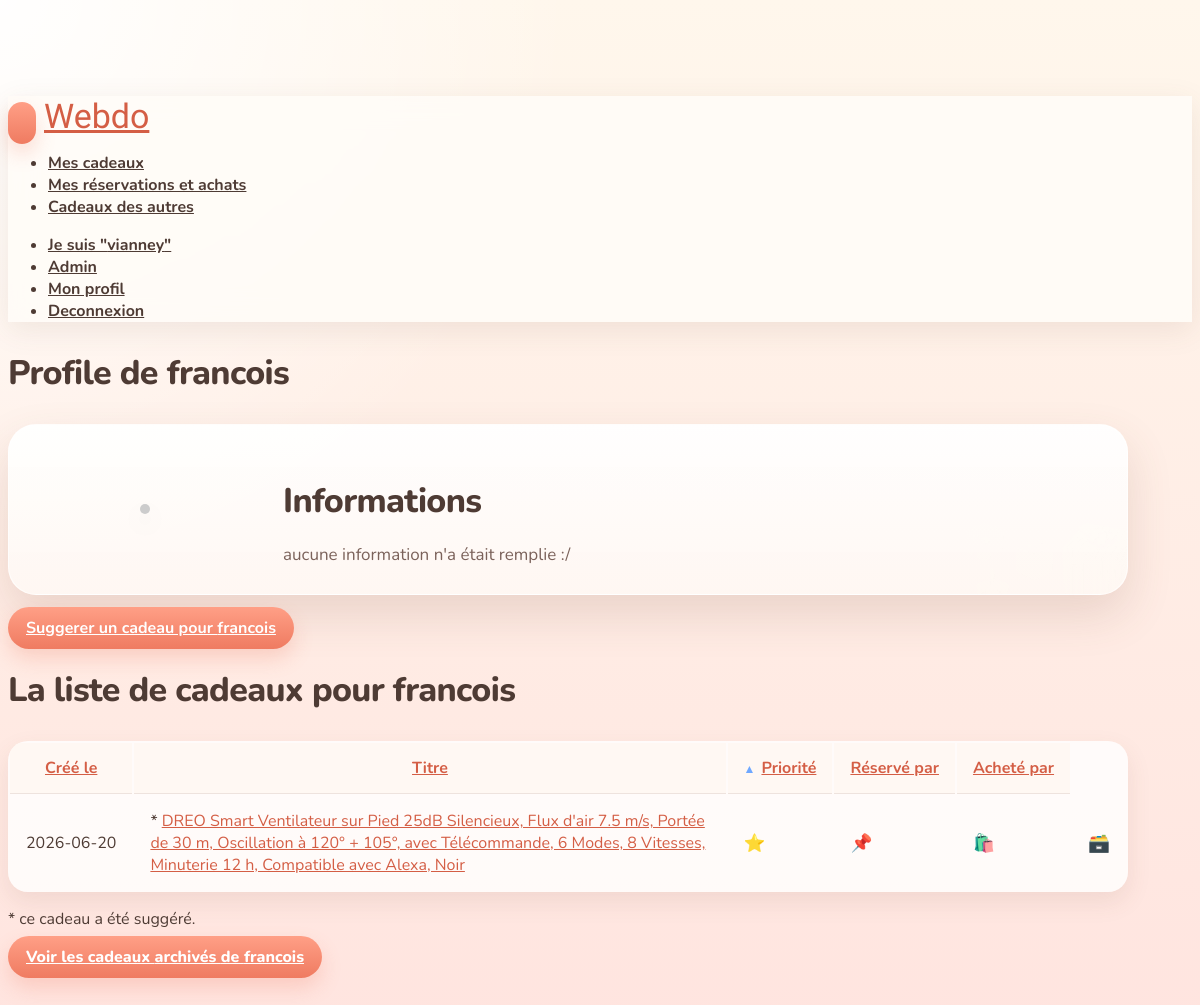
The app's page /les_kdos.php?pour=2 (signed in), older data.
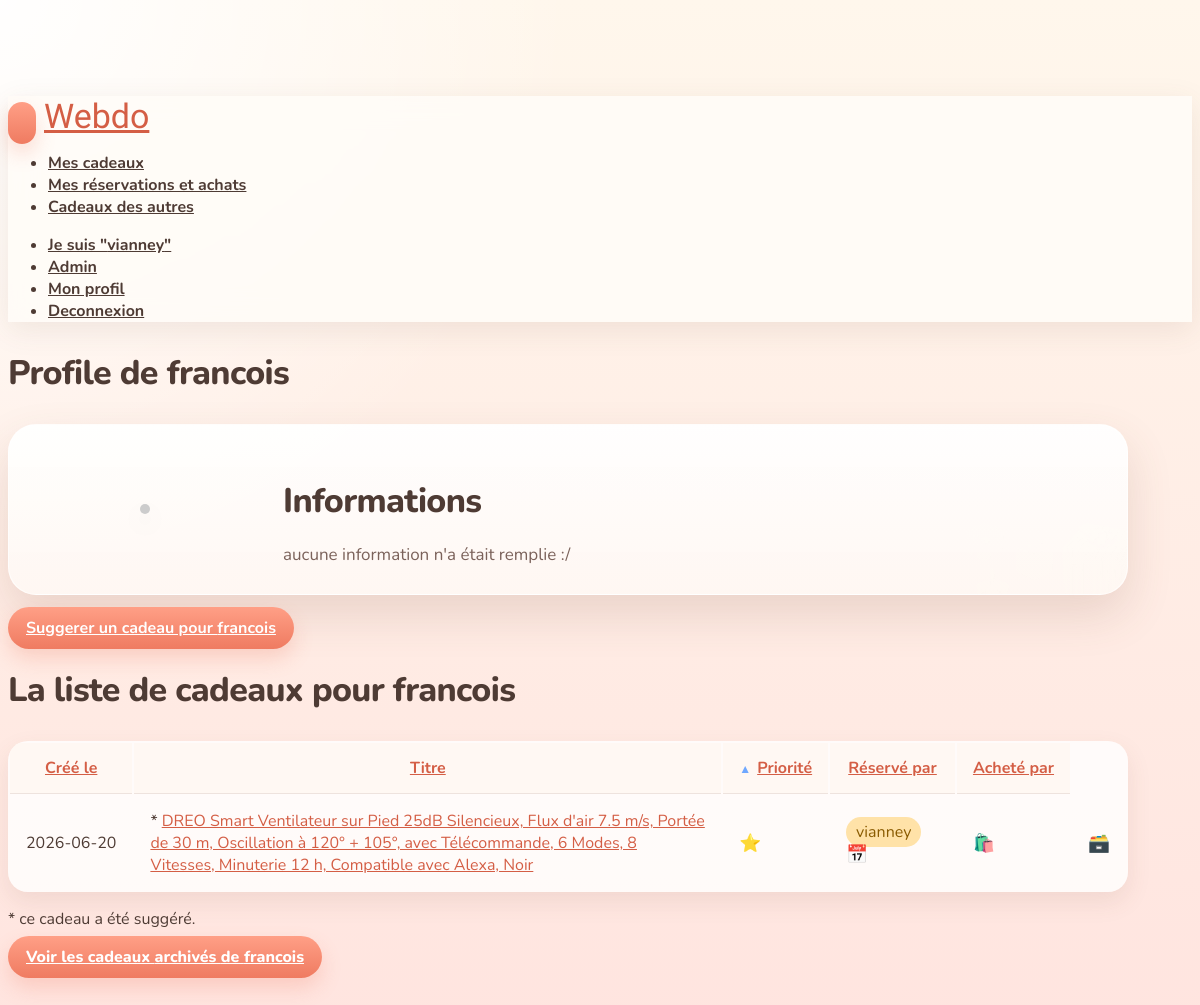
The same page, newer data.
### tables this page shows
CREATE TABLE membre (
  id INTEGER PRIMARY KEY AUTOINCREMENT,
  motPasse TEXT NOT NULL DEFAULT '',
  prenom TEXT DEFAULT NULL,
  anniversaire TEXT DEFAULT NULL,
  presentation TEXT,
  email TEXT DEFAULT NULL,
  photo TEXT DEFAULT NULL,
  aime TEXT NOT NULL DEFAULT '',
  aimepas TEXT NOT NULL DEFAULT ''
, admin INTEGER NOT NULL DEFAULT 0);

CREATE TABLE kdo (
  id INTEGER PRIMARY KEY AUTOINCREMENT,
  pour INTEGER NOT NULL DEFAULT 0,
  titre TEXT NOT NULL DEFAULT '',
  description TEXT,
  url TEXT DEFAULT NULL,
  image TEXT DEFAULT NULL,
  creeLe TEXT NOT NULL DEFAULT '',
  creePar INTEGER NOT NULL DEFAULT 0,
  reserveLe TEXT DEFAULT NULL,
  reservePar INTEGER DEFAULT NULL,
  acheteLe TEXT DEFAULT NULL,
  achetePar INTEGER DEFAULT NULL,
  partage INTEGER NOT NULL DEFAULT 0,
  supprime INTEGER NOT NULL DEFAULT 0,
  priorite INTEGER NOT NULL DEFAULT 3
);

### src/i_sql.php (called while the page is built, shortened)
<?
require_once(__DIR__.'/i_config.php');
function sql_bootstrap_schema() {
	return <<<SQL
CREATE TABLE IF NOT EXISTS commentaire (
  id INTEGER PRIMARY KEY AUTOINCREMENT,
  idKdo INTEGER NOT NULL DEFAULT 0,
  commentaire TEXT NOT NULL,
  creeLe TEXT NOT NULL DEFAULT '',
  creePar INTEGER NOT NULL DEFAULT 0,
  visible INTEGER NOT NULL DEFAULT 0,
  supprime INTEGER NOT NULL DEFAULT 0
);
CREATE TABLE IF NOT EXISTS evenement (
  id INTEGER PRIMARY KEY AUTOINCREMENT,
  date TEXT NOT NULL DEFAULT '',
  titre TEXT NOT NULL DEFAULT '',
  description TEXT,
  groupe INTEGER NOT NULL DEFAULT 0,
  supprime INTEGER NOT NULL DEFAULT 0
);
CREATE TABLE IF NOT EXISTS groupe (
  id INTEGER NOT NULL,
  idMembre INTEGER NOT NULL DEFAULT 0,
  nom TEXT DEFAULT NULL,
  PRIMARY KEY (id, idMembre)
);
CREATE TABLE IF NOT EXISTS kdo (
  id INTEGER PRIMARY KEY AUTOINCREMENT,
  pour INTEGER NOT NULL DEFAULT 0,
  titre TEXT NOT NULL DEFAULT '',
  description TEXT,
  url TEXT DEFAULT NULL,
  image TEXT DEFAULT NULL,
  creeLe TEXT NOT NULL DEFAULT '',
  creePar INTEGER NOT NULL DEFAULT 0,
  reserveLe TEXT DEFAULT NULL,
  reservePar INTEGER DEFAULT NULL,
  acheteLe TEXT DEFAULT NULL,
  achetePar INTEGER DEFAULT NULL,
  partage INTEGER NOT NULL DEFAULT 0,
  supprime INTEGER NOT NULL DEFAULT 0,
  priorite INTEGER NOT NULL DEFAULT 3
);
CREATE TABLE IF NOT EXISTS membre (
  id INTEGER PRIMARY KEY AUTOINCREMENT,
  motPasse TEXT NOT NULL DEFAULT '',
  prenom TEXT DEFAULT NULL,
  anniversaire TEXT DEFAULT NULL,
  presentation TEXT,
  email TEXT DEFAULT NULL,
  photo TEXT DEFAULT NULL,
  aime TEXT NOT NULL DEFAULT '',
  aimepas TEXT NOT NULL DEFAULT ''
);
CREATE TABLE IF NOT EXISTS partage (
  idKdo INTEGER DEFAULT 0,
  partagePar INTEGER NOT NULL DEFAULT 0,
  combien TEXT DEFAULT NULL,
  supprime INTEGER DEFAULT 0
);
SQL;
}
function sql_get_connection() {
	static $pdo = null;
	if ($pdo !== null) {
		return $pdo;
	}
	global $dbpath;
	try {
		$pdo = new PDO('sqlite:'.$dbpath);
		$pdo->setAttribute(PDO::ATTR_ERRMODE, PDO::ERRMODE_EXCEPTION);
		$pdo->setAttribute(PDO::ATTR_DEFAULT_FETCH_MODE, PDO::FETCH_ASSOC);
		$pdo->exec('PRAGMA foreign_keys = ON');
		$pdo->exec(sql_bootstrap_schema());
	} catch (PDOException $e) {
		die("La connexion a échoué ! ".$e->getMessage());
	}
	return $pdo;
}
function sql_normalize_query($requete) {
	$patterns = array(
		'/SUBDATE\(NOW\(\), "([0-9]+) days"\)/i' => "datetime('now', '-$1 days')",
		'/SUBDATE\(NOW\(\), \'([0-9]+) days\'\)/i' => "datetime('now', '-$1 days')",
	);
	$requete = preg_replace(array_keys($patterns), array_values($patterns), $requete);
	$requete = str_replace("\\'", "''", $requete);
	$requete = str_replace('\\"', '""', $requete);
	return $requete;
}
function sql_select($requete, &$nblignes) {
	$pdo = sql_get_connection();
	$requete = sql_normalize_query($requete);
	try {
		$statement = $pdo->query($requete);
		$res = $statement->fetchAll();
		return $res;
	} catch (PDOException $e) {
		die("La requete sur la base a échoué : ".$requete." (".$e->getMessage().")");
	}
}
function prenom_simple($id) {
	$res = sql_select("select prenom from membre where id=$id", $nb);
	return $res[0]['prenom'];
}
function prenom($id) {
	$pr = prenom_simple($id);
		return $pr;
}
function photo($id) {
	$res = sql_select("select photo from membre where id=$id", $nb);
	return $res[0]['photo'];
}
?>

### src/les_kdos.php (the view, shortened to what this page needs)
<?php
require_once(__DIR__.'/i_divers.php');
require_once(__DIR__.'/i_gifts.php');
$arch = get_param('arch') == '1';
$pour = get_param('pour');
$order = get_param('order');
if($order=='') $order = 'priorite';
$way = get_param('way');
if($way =='') $way = 'asc';
$mine = $pour == $_SESSION['idUtilisateur'];
$prenom = $pour ? prenom($pour) : '';
$requete = "select id, image, creeLe, titre, pour, priorite, creePar, reservePar, reserveLe, achetePar, acheteLe, partage from kdo where ";
if ($pour) {
	$requete .= "pour=$pour";
}
if($arch) {
	$requete .= ' and supprime=2';
	$requete .= ' order by pour, achetePar, priorite';
} else {
	$requete .= ' and supprime=0';
	switch($order)
	{
	default:
	case 'priorite':
		if($mine) $requete .= ' order by priorite '.$way.',creeLe';
		else $requete .= ' order by pour,achetePar,reservePar,priorite';
		break;
	}
}
$res = sql_select($requete, $nbRep);
aff_header();
if($mine)
{
	echo "<h2>Votre profile</h2>";
	if($arch) $title = 'Ma liste de cadeaux archivé';
	else $title = 'Ma liste de cadeaux';
}
else
{
	if($arch) $title = 'La liste de cadeaux archivé pour ';
	else $title = 'La liste de cadeaux pour ';
	if($pour)
	{
		echo "<h2>Profile de $prenom</h2>";
	}
	else $prenom = 'tout le monde';
	$title .= $prenom;
}
if($pour)
{
	echo '<div class="box violet profile-summary">';
	echo '<div class="profile-summary-media">';
	$photo = photo($pour);
	echo '<img class="tbp" src="'.user_avatar_url($photo, $prenom).'" alt="'.h($prenom).'" />';
	echo '</div>';
	echo '<div class="profile-summary-copy">';
	$res2 = sql_select('select aime, aimepas, presentation from membre where id ='.$pour, $nbRep);
	echo '<h2>Informations</h2>';
	echo '<p>';
	if($res2[0]['presentation'] != '')
	{
		echo embellir($res2[0]['presentation']);
	} else {
		echo "aucune information n'a était remplie :/";
		}
	echo '</p>';
	echo '</div>';
	echo '</div>';
	if(!$arch)
	{
		echo '<p><a class="btn btn-primary" href="nouveau_kdo.php?pour='.$pour.'"><b>';
		if($mine) echo 'Ajouter un cadeau';
		else echo 'Suggerer un cadeau pour '.$prenom;
		echo '</b></a></p>';
	}
}
$display = array();
$display[] = $arch?'supprime':'archive';
$display[] = 'creeLe';
$display[] = 'titre';
$display[] = (!$pour)?'pour':'';
$display[] = 'priorite';
if(!$mine || $arch)
{
	$display[] = 'reservePar';
	$display[] = 'achetePar';
}
$url = 'les_kdos.php?';
if($pour) $url .= 'pour='.$pour;
display_gifts($title, $res, $display, $order, $way, $url);
echo '<p><a class="btn" href="les_kdos.php?';
if($pour) echo '&pour='.$pour;
if(!$arch) echo '&arch=1';
echo '">';
if($mine) echo 'Voir mes cadeaux';
else echo 'Voir les cadeaux';
if(!$arch) echo ' archivés';
if(!$mine) echo ' de '.$prenom;
echo '</a></p>';
aff_footer();
?>

### src/i_divers.php (shortened to what this page needs)
<?
require_once(__DIR__.'/i_sql.php');
function aff_header() {
?>
<!DOCTYPE html PUBLIC "-//W3C//DTD XHTML 1.1//EN" "http://www.w3.org/TR/xhtml11/DTD/xhtml11.dtd">
<html xmlns="http://www.w3.org/1999/xhtml" xml:lang="fr">
<head>
		<link href="//netdna.bootstrapcdn.com/twitter-bootstrap/2.3.1/css/bootstrap-combined.min.css" rel="stylesheet">
		<link href="//netdna.bootstrapcdn.com/twitter-bootstrap/2.3.1/css/bootstrap-responsive.min.css" rel="stylesheet">
</head>
<body>
<? if(isset($_SESSION['idUtilisateur'])) { ?>
    <div class="navbar navbar-fixed-top">
      <div class="navbar-inner">
        <div class="container">
          <a class="btn btn-navbar" data-toggle="collapse" data-target=".nav-collapse">
          </a>
          <a class="brand" href="home.php">Webdo</a>
          <div class="nav-collapse">
            <ul class="nav">
			<li><a href="les_kdos.php?pour=<?= $_SESSION['idUtilisateur']; ?>">Mes cadeaux</a></li>
			<li><a href="resa.php">Mes réservations et achats</a></li>
			<li><a href="kdos.php">Cadeaux des autres</a></li>
            </ul>
            <ul class="nav pull-right">
			<li><a href="">Je suis "<?= prenom_simple($_SESSION['idUtilisateur']) ?>"</a></li>
			<? if(est_admin()) { ?><li><a href="admin.php">Admin</a></li><? } ?>
			<li><a href="profil.php">Mon profil</a></li>
			<li><a href="logout.php">Deconnexion</a></li>
            </ul>
          </div>
        </div>
      </div>
    </div>
<? } ?>
<div class="container app-shell">
<?
}
function aff_footer() {
?>
<?php
	echo "</body>\n";
	echo "</html>\n";
}
function est_admin() {
	$res = sql_select("select admin from membre where id=".$_SESSION['idUtilisateur'], $nbRep);
	return $nbRep == 1 && intval($res[0]['admin']) == 1;
}
function aff_priorite($edit, $prio) {
	$prio_text = array('Doit avoir', 'Adorerais avoir', 'Aimerais avoir', 'J\'y pense', 'Suggestion');
	if($edit) {
		echo '<select class="priority-select" name="priorite">';
		$i=1;
		foreach($prio_text as $val) {
			echo "<option value=\"$i\"";
			if($prio == $i) echo ' selected="selected"';
			echo ">".(6-$i)." étoiles - $val";
			$i++;
		}
		echo '</select>';
		echo "<br/><br/>";
	} else {
		echo '<span class="prio">';
		for($i=0; $i<6-intval($prio); $i++) echo '<span class="emoji-icon" rel="tooltip" title="'.$prio_text[intval($prio)-1].'" aria-hidden="true">⭐</span>';
		echo '</span>';
	}
}
function get_param($key) {
	if(isset($_GET[$key])) $value = $_GET[$key];
	else if(isset($_POST[$key])) $value = $_POST[$key];
	else $value = '';
	return addslashes($value);
}
function h($value) {
	return htmlspecialchars((string)$value, ENT_QUOTES, 'UTF-8');
}
function default_avatar_url($seed) {
	$seed = trim((string)$seed);
	return 'https://api.dicebear.com/10.x/lorelei/svg?seed='.rawurlencode($seed);
}
function has_photo_file($filename) {
	$filename = basename((string)$filename);
	if($filename === '') return false;
	return is_file(photo_storage_dir().'/'.$filename);
}
function user_avatar_url($photo, $seed) {
	return default_avatar_url($seed);
}
?>

### src/i_gifts.php (shortened to what this page needs)
<?php
function display_gifts($title, $gifts, $display, $order='', $way='', $url='')
{
	echo "<h2>$title</h2>";
	$row_name = array(
		'creeLe' => 'Créé le',
		'titre' => 'Titre',
		'pour' => 'Pour',
		'priorite' => 'Priorité',
		'reservePar' => 'Réservé par',
		'achetePar' => 'Acheté par',
	);
	echo '<table class="table table-striped">';
	echo '<tr>';
	foreach($display as $row)
		if(isset($row_name[$row]))
		{
			echo '<th>';
			if($url != '') {
				echo '<a href="'.$url;
				echo '&order='.$row;
				if($row == $order && $way == 'asc') echo '&way=desc';
				else echo '&way=asc';
				echo '">';
				if($row == $order) echo '<span class="sort-indicator" aria-hidden="true">'.($way == 'asc' ? '▲' : '▼').'</span>';
			}
			echo $row_name[$row];
			if($url != '') echo '</a>';
			echo '</th>';
		}
	echo '</tr>';
	$sugg = false;
	foreach ($gifts as $gift)
	{
		$gid = $gift['id'];
		echo '<tr>';
		foreach($display as $row)
		{
			if(isset($row_name[$row]))
			{
				$value = $gift[$row];
				echo $row == 'creeLe' ? '<td class="nw">' : '<td>';
				if($row == 'titre')
				{
					if (isset($gift['creePar']) && isset($gift['pour']) && $gift['creePar'] != $gift['pour']) { echo "* "; $sugg = true; }
					$value = preg_replace('/\[(.+)\](.+)/i', '<span class="label">$1</span> $2', $value);
					echo '<a href="kdo.php?id='.$gid.'" rel="popover" data-content="<img src=\''.$gift['image'].'\'/>">'.$value.'</a>';
				}
				else if($row == 'reservePar' && $value == '')
				{
					echo '<a href="r_reserve.php?idKdo='.$gid.'" rel="tooltip" title="Je réserve"><span class="emoji-icon" aria-hidden="true">📌</span></a>';
				}
				else if($row == 'achetePar' && $value == '')
				{
					echo '<a href="r_achete.php?idKdo='.$gid.'" rel="tooltip" title="J\'ai acheté"><span class="emoji-icon" aria-hidden="true">🛍️</span></a>';
				}
				else if($row == 'achetePar' || $row == 'reservePar' || $row == 'pour')
				{
					echo '<span class="label">';
					echo prenom($value);
					echo '</span>';
					if($row == 'reservePar' && isset($gift['reserveLe'])) echo ' <span class="emoji-icon" rel="tooltip" title="Le '.$gift['reserveLe'].'" aria-hidden="true">📅</span>';
				}
				else if($row == 'priorite')
				{
					aff_priorite(false, $value);
				}
				else
				{
					echo $value;
				}
				echo '</td>';
			}
		}
		if(in_array('archive', $display))
		{
			echo '<td><a href="r_archive_kdo.php?id='.$gid.'" rel="tooltip" title="Archiver ce cadeau">';
			echo '<span class="emoji-icon" aria-hidden="true">🗃️</span>';
			echo '</a></td>';
		}
		echo '</tr>';
	}
	echo '</table>';
	if($sugg) echo "<p>* ce cadeau a été suggéré.</p>";
}
?>

### src/i_divers.php (style rules this page uses)
:root { --bg-top: #fff7ec; --bg-bottom: #ffe4df; --surface: rgba(255,255,255,0.88); --surface-strong: #ffffff; --ink: #4e3b34; --ink-soft: #7b625a; --accent: #ee7a5f; --accent-dark: #d45e45; --accent-gold: #f0bf62; --line: rgba(116, 78, 68, 0.12); --shadow: 0 20px 45px rgba(122, 82, 62, 0.16); --shadow-soft: 0 10px 24px rgba(122, 82, 62, 0.10); }
body { padding-top: 88px; background: radial-gradient(circle at top left, rgba(255,255,255,0.95), rgba(255,255,255,0) 36%), linear-gradient(180deg, var(--bg-top), var(--bg-bottom)); color: var(--ink); font-family: 'Nunito', sans-serif; min-height: 100vh; }
.container { max-width: 1120px; }
.navbar-fixed-top .navbar-inner { background: rgba(255, 252, 248, 0.88); backdrop-filter: blur(14px); border: 0; box-shadow: 0 8px 28px rgba(112, 78, 62, 0.10); }
.navbar .brand { font-family: 'Patrick Hand', cursive; font-size: 34px; color: var(--accent-dark); text-shadow: none; padding-top: 16px; }
.navbar .nav > li > a, .navbar .nav.pull-right > li > a { color: var(--ink); font-weight: 700; text-shadow: none; padding-top: 20px; padding-bottom: 20px; }
.navbar .btn-navbar { background: linear-gradient(180deg, #ff9f86, #ef7b61); border: 0; border-radius: 999px; box-shadow: 0 10px 20px rgba(239, 123, 97, 0.24); margin-top: 14px; margin-right: 8px; padding: 10px 14px; }
.app-shell { padding-bottom: 48px; }
.hero-unit, .box { background: var(--surface); border: 1px solid rgba(255,255,255,0.65); box-shadow: var(--shadow); border-radius: 28px; }
h1, h2, h3 { color: var(--ink); text-shadow: none; font-weight: 800; }
h2 { font-size: 34px; letter-spacing: -0.02em; }
a { color: var(--accent-dark); text-shadow: none; }
.box { padding: 24px 26px; margin-bottom: 22px; }
.box > * { margin-left: 0; margin-right: 0; }
.box.pink, .box.violet { background: linear-gradient(180deg, rgba(255,255,255,0.94), rgba(255,248,243,0.95)), url("/bg_logo_annif.png") no-repeat right -16px bottom -18px / 180px; color: var(--ink); }
.btn, input[type="submit"], button { background: linear-gradient(180deg, #ff9f86, #ef7b61); border: 0; border-radius: 999px; box-shadow: 0 10px 20px rgba(239, 123, 97, 0.24); color: #fff; font-weight: 800; padding: 10px 18px; text-shadow: none; }
.table, .gifts { background: rgba(255,255,255,0.82); border-radius: 20px; overflow: hidden; box-shadow: var(--shadow-soft); }
.table th, .gifts th { background: #fff1dc; color: var(--ink); border-bottom: 1px solid var(--line); }
.table td, .table th, .gifts td, .gifts th { padding: 14px 16px; }
.table th { white-space: nowrap; }
.table td.nw { white-space: nowrap; }
.table-striped tbody tr:nth-child(odd) td, .table-striped tbody tr:nth-child(odd) th { background-color: rgba(255, 249, 243, 0.86); }
.thumbnail, .tb, .tbp { border-radius: 22px; box-shadow: var(--shadow-soft); }
.tbp { max-height: 400px; width: auto; object-fit: contain; }
.label { background: #ffe2a8; border-radius: 999px; color: #8a5b00; padding: 4px 10px; text-shadow: none; }
.profile-summary { align-items: center; display: grid; gap: 28px; grid-template-columns: 220px minmax(0, 1fr); }
.profile-summary-media { text-align: center; }
.profile-summary-media .tbp { display: inline-block; max-height: 220px; max-width: 100%; }
.profile-summary-copy h2 { margin-bottom: 14px; }
.profile-summary-copy p { color: var(--ink-soft); font-size: 17px; line-height: 1.7; margin-bottom: 0; }
.emoji-icon { display: inline-block; font-size: 1.1em; line-height: 1; vertical-align: -0.05em; }
.sort-indicator { color: #6fa8ff; white-space: nowrap; display: inline-block; font-size: 12px; font-weight: 800; margin-right: 6px; vertical-align: middle; }
.prio .emoji-icon { margin-right: 2px; }

Row changes from the older to the newer data that the page shows:
changed kdo: reservePar empty → 1 (drawn); reserveLe empty → "2026-06-20" (drawn)
Text that changed along with them:
new list line: "vianney"
